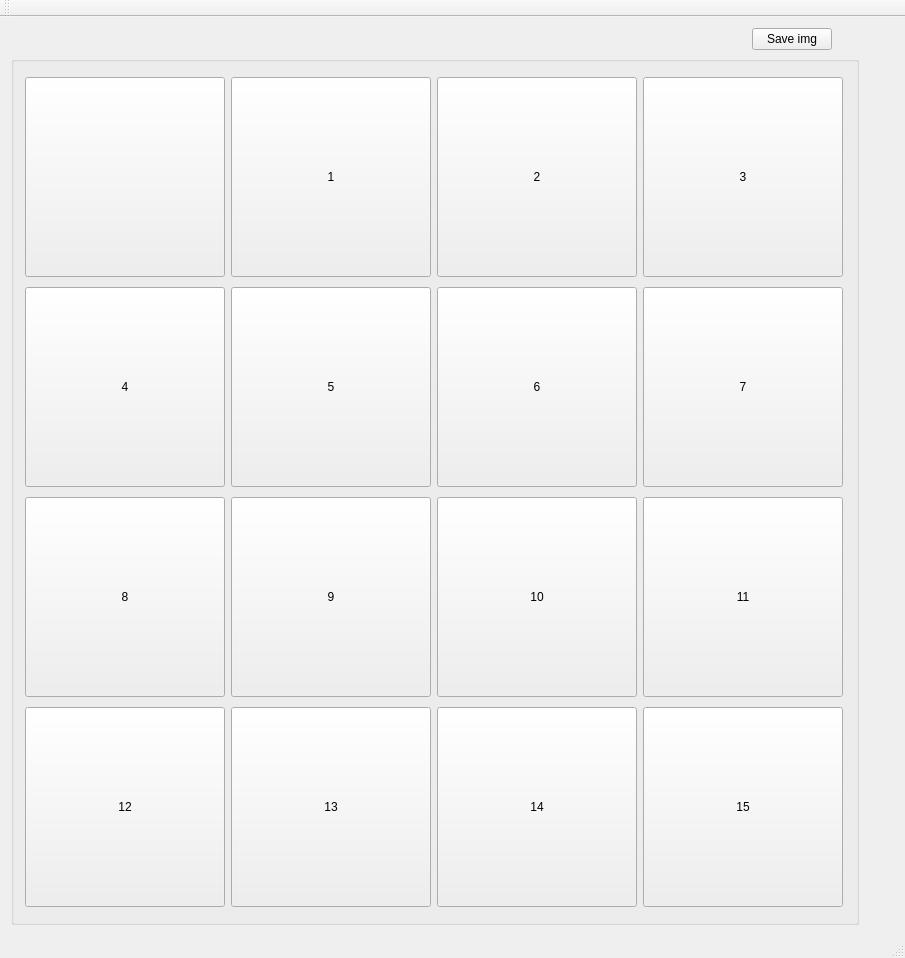
<?xml version="1.0" encoding="UTF-8"?>
<ui version="4.0">
 <class>MainWindow</class>
 <widget class="QMainWindow" name="MainWindow">
  <property name="geometry">
   <rect>
    <x>0</x>
    <y>0</y>
    <width>905</width>
    <height>958</height>
   </rect>
  </property>
  <property name="sizePolicy">
   <sizepolicy hsizetype="Fixed" vsizetype="Fixed">
    <horstretch>0</horstretch>
    <verstretch>0</verstretch>
   </sizepolicy>
  </property>
  <property name="maximumSize">
   <size>
    <width>905</width>
    <height>958</height>
   </size>
  </property>
  <property name="windowTitle">
   <string>MainWindow</string>
  </property>
  <widget class="QWidget" name="centralWidget">
   <layout class="QGridLayout" name="gridLayout_2">
    <item row="0" column="0">
     <layout class="QHBoxLayout" name="horizontalLayout">
      <item>
       <spacer name="horizontalSpacer_3">
        <property name="orientation">
         <enum>Qt::Horizontal</enum>
        </property>
        <property name="sizeHint" stdset="0">
         <size>
          <width>754</width>
          <height>20</height>
         </size>
        </property>
       </spacer>
      </item>
      <item>
       <widget class="QPushButton" name="pushButton">
        <property name="text">
         <string>Save img</string>
        </property>
       </widget>
      </item>
      <item>
       <spacer name="horizontalSpacer_2">
        <property name="orientation">
         <enum>Qt::Horizontal</enum>
        </property>
        <property name="sizeHint" stdset="0">
         <size>
          <width>40</width>
          <height>20</height>
         </size>
        </property>
       </spacer>
      </item>
     </layout>
    </item>
    <item row="1" column="0" rowspan="2">
     <widget class="QGroupBox" name="groupBox">
      <property name="sizeIncrement">
       <size>
        <width>0</width>
        <height>2</height>
       </size>
      </property>
      <property name="title">
       <string/>
      </property>
      <layout class="QGridLayout" name="gridLayout">
       <item row="3" column="3">
        <widget class="QToolButton" name="but15">
         <property name="minimumSize">
          <size>
           <width>200</width>
           <height>200</height>
          </size>
         </property>
         <property name="text">
          <string>15</string>
         </property>
        </widget>
       </item>
       <item row="2" column="3">
        <widget class="QToolButton" name="but11">
         <property name="minimumSize">
          <size>
           <width>200</width>
           <height>200</height>
          </size>
         </property>
         <property name="text">
          <string>11</string>
         </property>
        </widget>
       </item>
       <item row="3" column="1">
        <widget class="QToolButton" name="but13">
         <property name="minimumSize">
          <size>
           <width>200</width>
           <height>200</height>
          </size>
         </property>
         <property name="text">
          <string>13</string>
         </property>
        </widget>
       </item>
       <item row="0" column="3">
        <widget class="QToolButton" name="but03">
         <property name="minimumSize">
          <size>
           <width>200</width>
           <height>200</height>
          </size>
         </property>
         <property name="text">
          <string>3</string>
         </property>
        </widget>
       </item>
       <item row="0" column="0">
        <widget class="QToolButton" name="but00">
         <property name="minimumSize">
          <size>
           <width>200</width>
           <height>200</height>
          </size>
         </property>
         <property name="text">
          <string/>
         </property>
        </widget>
       </item>
       <item row="1" column="0">
        <widget class="QToolButton" name="but04">
         <property name="minimumSize">
          <size>
           <width>200</width>
           <height>200</height>
          </size>
         </property>
         <property name="text">
          <string>4</string>
         </property>
        </widget>
       </item>
       <item row="2" column="1">
        <widget class="QToolButton" name="but09">
         <property name="minimumSize">
          <size>
           <width>200</width>
           <height>200</height>
          </size>
         </property>
         <property name="text">
          <string>9</string>
         </property>
        </widget>
       </item>
       <item row="0" column="1">
        <widget class="QToolButton" name="but01">
         <property name="minimumSize">
          <size>
           <width>200</width>
           <height>200</height>
          </size>
         </property>
         <property name="text">
          <string>1</string>
         </property>
        </widget>
       </item>
       <item row="0" column="2">
        <widget class="QToolButton" name="but02">
         <property name="minimumSize">
          <size>
           <width>200</width>
           <height>200</height>
          </size>
         </property>
         <property name="text">
          <string>2</string>
         </property>
        </widget>
       </item>
       <item row="2" column="0">
        <widget class="QToolButton" name="but08">
         <property name="minimumSize">
          <size>
           <width>200</width>
           <height>200</height>
          </size>
         </property>
         <property name="text">
          <string>8</string>
         </property>
        </widget>
       </item>
       <item row="3" column="0">
        <widget class="QToolButton" name="but12">
         <property name="minimumSize">
          <size>
           <width>200</width>
           <height>200</height>
          </size>
         </property>
         <property name="text">
          <string>12</string>
         </property>
        </widget>
       </item>
       <item row="3" column="2">
        <widget class="QToolButton" name="but14">
         <property name="minimumSize">
          <size>
           <width>200</width>
           <height>200</height>
          </size>
         </property>
         <property name="text">
          <string>14</string>
         </property>
        </widget>
       </item>
       <item row="2" column="2">
        <widget class="QToolButton" name="but10">
         <property name="minimumSize">
          <size>
           <width>200</width>
           <height>200</height>
          </size>
         </property>
         <property name="text">
          <string>10</string>
         </property>
        </widget>
       </item>
       <item row="1" column="3">
        <widget class="QToolButton" name="but07">
         <property name="minimumSize">
          <size>
           <width>200</width>
           <height>200</height>
          </size>
         </property>
         <property name="text">
          <string>7</string>
         </property>
        </widget>
       </item>
       <item row="1" column="2">
        <widget class="QToolButton" name="but06">
         <property name="minimumSize">
          <size>
           <width>200</width>
           <height>200</height>
          </size>
         </property>
         <property name="text">
          <string>6</string>
         </property>
        </widget>
       </item>
       <item row="1" column="1">
        <widget class="QToolButton" name="but05">
         <property name="minimumSize">
          <size>
           <width>200</width>
           <height>200</height>
          </size>
         </property>
         <property name="text">
          <string>5</string>
         </property>
        </widget>
       </item>
      </layout>
     </widget>
    </item>
    <item row="1" column="1">
     <spacer name="verticalSpacer">
      <property name="orientation">
       <enum>Qt::Vertical</enum>
      </property>
      <property name="sizeHint" stdset="0">
       <size>
        <width>20</width>
        <height>40</height>
       </size>
      </property>
     </spacer>
    </item>
    <item row="2" column="3">
     <spacer name="horizontalSpacer">
      <property name="orientation">
       <enum>Qt::Horizontal</enum>
      </property>
      <property name="sizeHint" stdset="0">
       <size>
        <width>40</width>
        <height>20</height>
       </size>
      </property>
     </spacer>
    </item>
   </layout>
  </widget>
  <widget class="QMenuBar" name="menuBar">
   <property name="geometry">
    <rect>
     <x>0</x>
     <y>0</y>
     <width>905</width>
     <height>21</height>
    </rect>
   </property>
  </widget>
  <widget class="QToolBar" name="mainToolBar">
   <attribute name="toolBarArea">
    <enum>TopToolBarArea</enum>
   </attribute>
   <attribute name="toolBarBreak">
    <bool>false</bool>
   </attribute>
  </widget>
  <widget class="QStatusBar" name="statusBar"/>
 </widget>
 <layoutdefault spacing="6" margin="11"/>
 <resources/>
 <connections/>
</ui>
